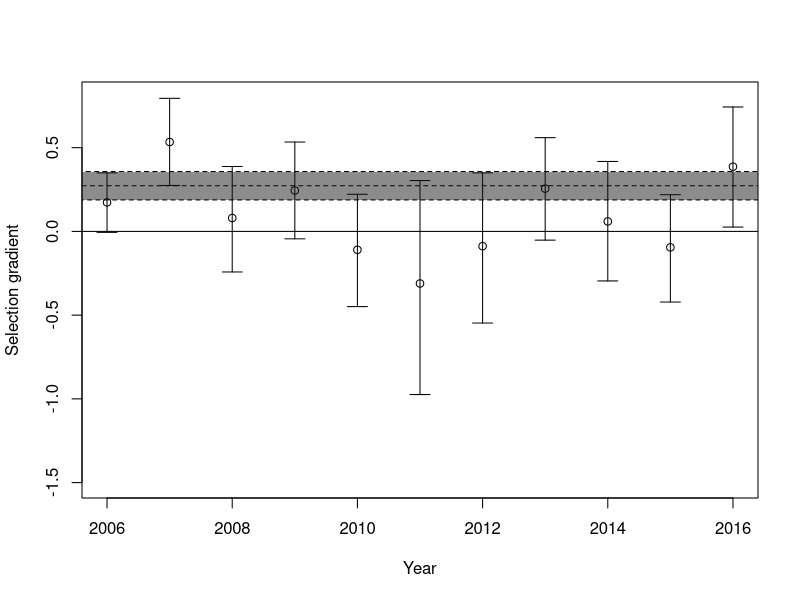

Here is the R script that generated this plot: (Note: a time limit stopped this script after it produced the figure.)
library(lme4)
setwd(dir = "/home/timothee/Documents/GitHub/FluctuatingSelectionForPubli/")
YearPheno <- read.table(file = "YearPheno.txt", header=T)
head(YearPheno)

repetBMI_A <- lmer(formula =BMI ~ 1 + RelativeJulian + I(RelativeJulian^2) + (1|ID) + (1|Year), data=YearPheno[YearPheno$Age=="A",])
summary(repetBMI_A)
576.11/(576.11+508.32)#R2 in adults

repetBMI <- lmer(formula =BMI ~ 1 + Age * RelativeJulian+ Age*I(RelativeJulian^2) + (1|ID) + (1|Year), data=YearPheno)
summary(repetBMI)
434.78/(434.78+789.91)#R2 at all ages

repetBMIst <- lmer(formula =BMIst ~ 1 + Age + (1|ID) + (1|Year), data=YearPheno)
summary(repetBMIst)
0.11986/(0.11986+0.23844)

######### Selection #####

SelAByYear <- vector(length = 2016-2006)
SeSelAByYear <- vector(length = 2016-2006)
CISelAByYear <- matrix(NA,nrow=2,ncol=2016-2005)
for (t in 2006:2016)
{
  m0 <- glm(Fitness ~ 1 + BMIst + Sex * Age + Age*RJst, data=YearPheno[YearPheno$Year==t,], family=quasipoisson, na.action = "na.omit")
  SelAByYear[t-2005] <- coefficients(m0)[2]
  sm0<-summary(m0)
  SeSelAByYear[t-2005] <- sm0$coefficients[2,2]
  #if(t!=2015) {
    CISelAByYear[,t-2005] <- as.numeric(confint(object = m0,parm = "BMIst"))
  #  }else{
  #  CISelAByYear[,t-2005] <- c(SelAByYear[t-2005]-1.96*SeSelAByYear[t-2005],SelAByYear[t-2005]+1.96*SeSelAByYear[t-2005])
  #}
}
plot(SelAByYear, x=2006:2016, ylim=c(-1.5,0.8), xlab="Year", ylab = "Selection gradient")
abline(h=0)
arrows(x0 = 2006:2016,x1 = 2006:2016,code = 3, y0 = CISelAByYear[1,],
       y1 = CISelAByYear[2,], angle = 90,length = 0.1)
m0all <- glm(Fitness ~ 1 + BMIst + Sex +Age , data=YearPheno, family=quasipoisson)
abline(h=coefficients(m0all)[2], lty=2)
sm0all <- summary(m0all)
lowm0all <- coefficients(m0all)[2]+1.96*sm0all$coefficients[2,2]
highm0all <- coefficients(m0all)[2]-1.96*sm0all$coefficients[2,2]
polygon(x=c(2005,2017,2017,2005),y=c(lowm0all,lowm0all, highm0all, highm0all),
        fillOddEven = TRUE, col=rgb(0.1,0.1,0.1,0.5), lty=2)


mmARRfitness <- glmer(Fitness ~ 1 + BMIst + Sex *  Age  + Age*RJst +(1+BMIst|Year),
                      data=YearPheno, family=poisson, na.action = "na.omit")
mmARIfitness <- glmer(Fitness ~ 1 + BMIst + Sex * Age  + Age*RJst +(1|Year), data=YearPheno, family=poisson, na.action = "na.omit")
mmARnoCorfitness <- glmer(Fitness ~ 1 + BMIst + Sex *  Age  + Age*RJst +(1|Year) + (0+BMIst|Year),
                          data=YearPheno, family=poisson, na.action = "na.omit")

summary(mmARRfitness)
anova(mmARRfitness,mmARnoCorfitness)
smmARnoCorfitness <- summary(mmARnoCorfitness)
fitnessAanova <- anova(mmARIfitness,mmARnoCorfitness)

CImmARnoCorfitness <- confint(mmARnoCorfitness)


##### Fitness components ####
### AD + Juv
SelAByYearPhi <- vector(length = 2016-2005)
SeSelAByYearPhi <- vector(length = 2016-2005)
CISelAByYearPhi <- matrix(NA,nrow=2,ncol=2016-2005)

for (t in 2006:2015)
{
  m0 <- glm(Phi ~ 1 + BMIst + Sex *Age  + Age*RJst , data=YearPheno[YearPheno$Year==t,], family=binomial, na.action = "na.omit")
  SelAByYearPhi[t-2005] <- coefficients(m0)[2]
  CISelAByYearPhi[,t-2005]<-as.numeric(confint(m0,parm="BMIst"))
  sm0<-summary(m0)
  SeSelAByYearPhi[t-2005] <- sm0$coefficients[2,2]
}
SelAByYearPhi[11] <- NA
SeSelAByYearPhi[11] <- NA
plot(SelAByYearPhi, x=2006:2016, ylim=c(-2,2), xlab="Year", ylab = "Selection gradient")
abline(h=0)
arrows(x0 = 2006:2015,x1 = 2006:2015,code = 3, y0 = CISelAByYearPhi[1,],
       y1 = CISelAByYearPhi[2,], angle = 90,length = 0.1)
m0allphi <- glm(Phi ~ 1 + BMIst + Sex *Age + Age*RJst, data=YearPheno[YearPheno$Year<2015,], family=binomial, na.action = "na.omit")
abline(h=coefficients(m0allphi)[2], lty=2)
sm0allphi <- summary(m0allphi)
lowm0allphi <- coefficients(m0allphi)[2]+1.96*sm0allphi$coefficients[2,2]
highm0allphi <- coefficients(m0allphi)[2]-1.96*sm0allphi$coefficients[2,2]
polygon(x=c(2005,2017,2017,2005),y=c(lowm0allphi,lowm0allphi, highm0allphi, highm0allphi),
        fillOddEven = TRUE, col=rgb(0.1,0.1,0.1,0.5), lty=2 )

mmRIphi <- glmer(Phi ~ 1 + BMIst + Sex * Age + Age*RJst +(1|Year), data=YearPheno, family=binomial, na.action = "na.omit")
mmRnoCorphi <- glmer(Phi ~ 1 + BMIst + Sex * Age + Age*RJst+  (1|Year) + (0+BMIst|Year), data=YearPheno, family=binomial, na.action = "na.omit")
smmRnoCorphi <- summary(mmRnoCorphi)
CImmRnoCorphi <- confint(mmRnoCorphi)

PhiAanova <- anova(mmRIphi,mmRnoCorphi)

#####  RHO ######

SelAByYearRho <- vector(length = 2016-2005)
SeSelAByYearRho <- vector(length = 2016-2005)
CISelAByYearRho <- matrix(NA,nrow=2,ncol=2016-2005)
for (t in 2006:2016)
{
  m0 <- glm(Rho ~ 1 + BMIst + Sex + RJst, data=YearPheno[YearPheno$Year==t & YearPheno$Age=="A",], family=quasipoisson, na.action = "na.omit")
  CISelAByYearRho[,t-2005]<-as.numeric(confint(m0,parm="BMIst"))
  SelAByYearRho[t-2005] <- coefficients(m0)[2]
  sm0<-summary(m0)
  SeSelAByYearRho[t-2005] <- sm0$coefficients[2,2]
}
plot(SelAByYearRho, x=2006:2016, ylim=c(-2,2), xlab="Year", ylab = "Selection gradient")
abline(h=0)
arrows(x0 = 2006:2016,x1 = 2006:2016,code = 3, y0 = CISelAByYearRho[1,],
       y1 = CISelAByYearRho[2,], angle = 90,length = 0.1)
m0allRho <- glm(Rho ~ 1 + BMIst + Sex +RJst, data=YearPheno[YearPheno$Age=="A",], family=quasipoisson, na.action = "na.omit")
abline(h=coefficients(m0allRho)[2], lty=2)
sm0allRho <- summary(m0allRho)
lowm0allRho <- coefficients(m0allRho)[2]+1.96*sm0allRho$coefficients[2,2]
highm0allRho <- coefficients(m0allRho)[2]-1.96*sm0allRho$coefficients[2,2]
polygon(x=c(2005,2017,2017,2005),y=c(lowm0allRho,lowm0allRho, highm0allRho, highm0allRho),
        fillOddEven = TRUE, col=rgb(0.1,0.1,0.1,0.5), lty=2)

summary(glm(Rho ~ 1 + BMIst + Sex  +RJst, data=YearPheno[YearPheno$Age=="A",], family=poisson, na.action = "na.omit"))
mmRIrho <- glmer(Rho ~ 1  + BMIst + Sex  +(1|Year), data=YearPheno[YearPheno$Age=="A",], family=poisson, na.action = "na.omit")
mmRnoCorrho <- glmer(Rho ~ 1  + BMIst + Sex  +(1|Year)+(0+BMIst|Year), data=YearPheno[YearPheno$Age=="A",], family=poisson, na.action = "na.omit")

var(SelAByYear)
var(SelAByYearRho+SelAByYearPhi, na.rm = T)
cor.test(SelAByYearRho,SelAByYearPhi)
smmRnoCorrho <- summary(mmRnoCorrho)
RhoAanova <- anova(mmRIrho,mmRnoCorrho)

CImmRnoCorrho <- confint(mmRnoCorrho)



#### Dynamics of phenotype! ####
plot(tapply(X = YearPheno$BMI, INDEX = YearPheno$Year, function(x){mean(x,na.rm=TRUE)}))
plot(tapply(X = YearPheno$BMI, INDEX = YearPheno$Year, function(x){sd(x,na.rm=TRUE)}))


# save.image("~/thesis/Mass/FluctuatingSelectionForPubli/EnvSelBMI.RData")


################################################################################################%
################################### ZYGOTE SELECTION ############################################
################################################################################################%
library(lme4)
setwd(dir = "/home/timothee/Documents/GitHub/FluctuatingSelectionForPubli/")
YearPheno <- read.table(file = "YearPheno.txt", header=T)
head(YearPheno)
######### Selection #####

ZSelAByYear <- vector(length = 2015-2006)
ZSeSelAByYear <- vector(length = 2015-2006)
ZCISelAByYear <- matrix(NA,nrow=2,ncol=2015-2005)
for (t in 2006:2015)
{
  Zm0 <- glm(FitnessZ ~ 1 + BMIst + Sex * Age , data=YearPheno[YearPheno$Year==t,], family=quasipoisson)
  ZSelAByYear[t-2005] <- coefficients(Zm0)[2]
  Zsm0<-summary(Zm0)
  ZSeSelAByYear[t-2005] <- Zsm0$coefficients[2,2]
  if(t<2015) {ZCISelAByYear[,t-2005] <- as.numeric(confint(object = Zm0,parm = "BMIst"))}else{
    ZCISelAByYear[,t-2005] <- c(ZSelAByYear[t-2005]-1.96*ZSeSelAByYear[t-2005],ZSelAByYear[t-2005]+1.96*ZSeSelAByYear[t-2005])
  }
}
plot(ZSelAByYear, x=2006:2015, ylim=c(-2,2), xlab="Year", ylab = "Selection gradient")
abline(h=0)
arrows(x0 = 2006:2015,x1 = 2006:2015,code = 3, y0 = ZCISelAByYear[1,],
       y1 = ZCISelAByYear[2,], angle = 90,length = 0.1)
Zm0all <- glm(FitnessZ ~ 1 + BMIst + Sex +Age , data=YearPheno, family=quasipoisson)
abline(h=coefficients(Zm0all)[2], lty=2)
Zsm0all <- summary(Zm0all)
Zlowm0all <- coefficients(Zm0all)[2]+1.96*Zsm0all$coefficients[2,2]
Zhighm0all <- coefficients(Zm0all)[2]-1.96*Zsm0all$coefficients[2,2]
polygon(x=c(2005,2017,2017,2005),y=c(Zlowm0all,Zlowm0all, Zhighm0all, Zhighm0all),
        fillOddEven = TRUE, col=rgb(0.1,0.1,0.1,0.5), lty=2)


ZmmARRfitness <- glmer(FitnessZ ~ 1 + BMIst + Sex *  Age +(1+BMIst|Year),
                      data=YearPheno, family=poisson, na.action = "na.omit")
ZmmARIfitness <- glmer(FitnessZ ~ 1 + BMIst + Sex * Age  +(1|Year), data=YearPheno, family=poisson, na.action = "na.omit")
ZmmARnoCorfitness <- glmer(FitnessZ ~ 1 + BMIst + Sex *  Age  +(1|Year) + (0+BMIst|Year),
                          data=YearPheno, family=poisson, na.action = "na.omit")

summary(ZmmARRfitness)
anova(ZmmARRfitness,ZmmARnoCorfitness)
anova(ZmmARRfitness,ZmmARIfitness)

ZsmmARnoCorfitness <- summary(ZmmARnoCorfitness)
ZfitnessAanova <- anova(ZmmARIfitness,ZmmARRfitness)
ZfitnessAanova$`Pr(>Chisq)`*0.75

ZCImmARnoCorfitness <- confint(ZmmARnoCorfitness)
ZCImmARRfitness <- confint(ZmmARRfitness)

##### Fitness components ####
#### AD + Juv survival #### SAME AS BEFORE
SelAByYearPhi <- vector(length = 2015-2005)
SeSelAByYearPhi <- vector(length = 2015-2005)
CISelAByYearPhi <- matrix(NA,nrow=2,ncol=2015-2005)

for (t in 2006:2015)
{
  m0 <- glm(Phi ~ 1 + BMIst + Sex *Age , data=YearPheno[YearPheno$Year==t,], family=binomial)
  SelAByYearPhi[t-2005] <- coefficients(m0)[2]
  CISelAByYearPhi[,t-2005]<-as.numeric(confint(m0,parm="BMIst"))
  sm0<-summary(m0)
  SeSelAByYearPhi[t-2005] <- sm0$coefficients[2,2]
}

var(SelAByYearPhi, na.rm = TRUE)

plot(SelAByYearPhi, x=2006:2015, ylim=c(-2,2), xlab="Year", ylab = "Selection gradient")
abline(h=0)
arrows(x0 = 2006:2015,x1 = 2006:2015,code = 3, y0 = CISelAByYearPhi[1,],
       y1 = CISelAByYearPhi[2,], angle = 90,length = 0.1)
m0allphi <- glm(Phi ~ 1 + BMIst + Sex *Age , data=YearPheno[YearPheno$Year<2015,], family=binomial)
abline(h=coefficients(m0allphi)[2], lty=2)
sm0allphi <- summary(m0allphi)
lowm0allphi <- coefficients(m0allphi)[2]+1.96*sm0allphi$coefficients[2,2]
highm0allphi <- coefficients(m0allphi)[2]-1.96*sm0allphi$coefficients[2,2]
polygon(x=c(2005,2017,2017,2005),y=c(lowm0allphi,lowm0allphi, highm0allphi, highm0allphi),
        fillOddEven = TRUE, col=rgb(0.1,0.1,0.1,0.5), lty=2 )

mmRIphi <- glmer(Phi ~ 1 + BMIst + Sex * Age +(1|Year), data=YearPheno, family=binomial)
mmRphi <- glmer(Phi ~ 1 + BMIst + Sex * Age +(1+BMIst|Year), data=YearPheno, family=binomial)
mmRnoCorphi <- glmer(Phi ~ 1 + BMIst + Sex * Age + (1|Year) + (0+BMIst|Year), data=YearPheno, family=binomial)
summary(mmRphi)
smmRnoCorphi <- summary(mmRnoCorphi)
CImmRnoCorphi <- confint(mmRnoCorphi)

CImmRphi <- confint(mmRphi)

PhiAanova <- anova(mmRIphi,mmRnoCorphi)

#####  RHO ######

ZSelAByYearRho <- vector(length = 2015-2005)
ZSeSelAByYearRho <- vector(length = 2015-2005)
ZCISelAByYearRho <- matrix(NA,nrow=2,ncol=2015-2005)
for (t in 2006:2015)
{

  m0 <- glm(RhoZ ~ 1 + BMIst + Sex , data=YearPheno[YearPheno$Year==t & YearPheno$Phi==1,], family=quasipoisson)
  ZCISelAByYearRho[,t-2005]<-as.numeric(confint(m0,parm="BMIst"))
  ZSelAByYearRho[t-2005] <- coefficients(m0)[2]
  sm0<-summary(m0)
  ZSeSelAByYearRho[t-2005] <- sm0$coefficients[2,2]
}
plot(ZSelAByYearRho, x=2006:2015, ylim=c(-2,2), xlab="Year", ylab = "Selection gradient")
abline(h=0)
arrows(x0 = 2006:2015,x1 = 2006:2015,code = 3, y0 = ZCISelAByYearRho[1,],
       y1 = ZCISelAByYearRho[2,], angle = 90,length = 0.1)
Zm0allRho <- glm(RhoZ ~ 1 + BMIst + Sex , data=YearPheno[YearPheno$Phi==1,], family=quasipoisson)
abline(h=coefficients(Zm0allRho)[2], lty=2)
Zsm0allRho <- summary(Zm0allRho)
Zlowm0allRho <- coefficients(Zm0allRho)[2]+1.96*Zsm0allRho$coefficients[2,2]
Zhighm0allRho <- coefficients(Zm0allRho)[2]-1.96*Zsm0allRho$coefficients[2,2]
polygon(x=c(2005,2017,2017,2005),y=c(Zlowm0allRho,Zlowm0allRho, Zhighm0allRho, Zhighm0allRho),
        fillOddEven = TRUE, col=rgb(0.1,0.1,0.1,0.5), lty=2)

ZmmRIrho <- glmer(RhoZ ~ 1  + BMIst + Sex  +(1|Year), data=YearPheno[ YearPheno$Phi==1,], family=poisson)
ZmmRnoCorrho <- glmer(RhoZ ~ 1  + BMIst + Sex  +(1|Year)+(0+BMIst|Year), data=YearPheno[ YearPheno$Phi==1,], family=poisson)
ZmmRrho <- glmer(RhoZ ~ 1  + BMIst + Sex  +(1+BMIst|Year), data=YearPheno[YearPheno$Phi==1,], family=poisson)

var(ZSelAByYear)
var(ZSelAByYearRho+SelAByYearPhi, na.rm = T)
cor.test(ZSelAByYearRho,SelAByYearPhi)
ZsmmRnoCorrho <- summary(ZmmRnoCorrho)
ZRhoAanovaNoCore <- anova(ZmmRIrho,ZmmRnoCorrho)
ZRhoAanova <- anova(ZmmRIrho,ZmmRrho)

ZCImmRnoCorrho <- confint(ZmmRnoCorrho)
ZCImmRrho <- confint(ZmmRrho)
